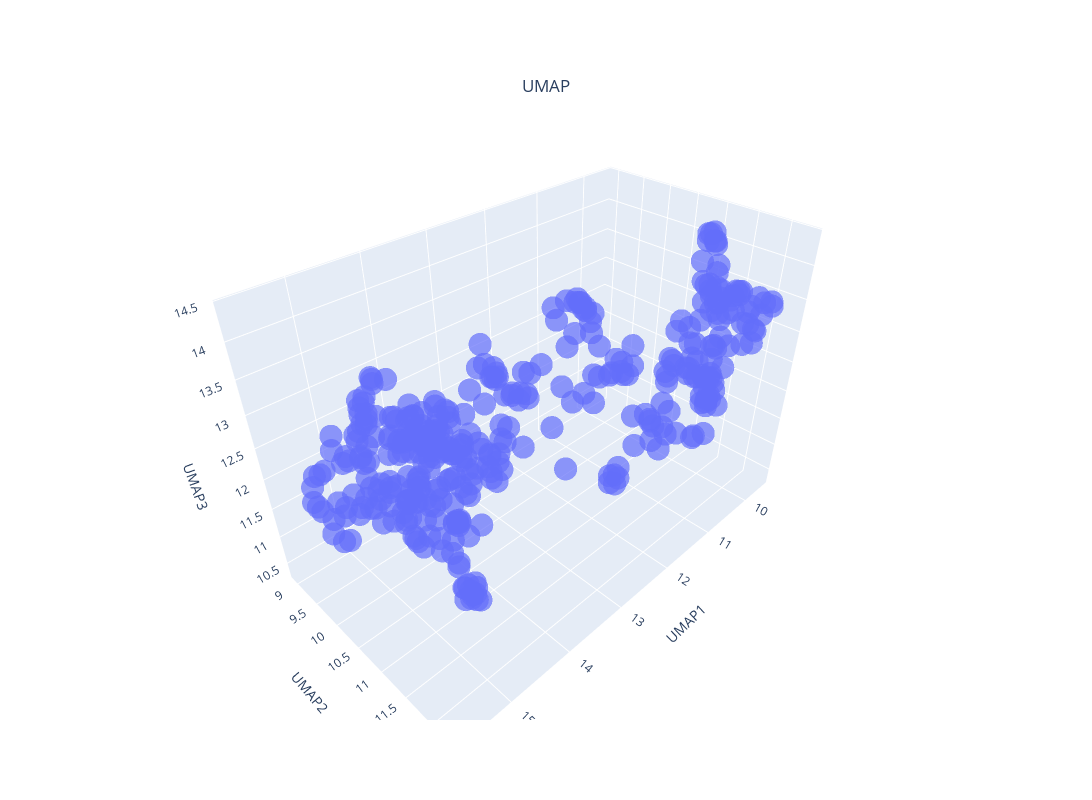

Notebook code for this chart:
### Code cell
fig = px.scatter_3d(x=umap_result[:, 0], y=umap_result[:, 1], z=umap_result[:, 2],
                    size_max=30, opacity=0.7,
                    title='UMAP',
                    labels = {"x" :"UMAP1", "y": "UMAP2", "z" : "UMAP3"})

fig.update_layout(title ="UMAP", title_x =0.5, title_y=0.9,width=1200, height=800)

fig.show()

### Figure 1 — Plotly figure (JSON) as saved in the notebook; plotly's stock layout.template omitted (floating-point values rounded to 4 significant figures; data arrays with more than 128 entries replaced by an {"elided": "..."} marker saying what was removed)
{"data": [{"hovertemplate": "UMAP1=%{x}<br>UMAP2=%{y}<br>UMAP3=%{z}<extra></extra>", "legendgroup": "", "marker": {"color": "#636efa", "opacity": 0.7, "symbol": "circle"}, "mode": "markers", "name": "", "scene": "scene", "showlegend": false, "type": "scatter3d", "x": {"elided": "376 float values"}, "y": {"elided": "376 float values"}, "z": {"elided": "376 float values"}}], "layout": {"height": 800, "legend": {"tracegroupgap": 0}, "scene": {"domain": {"x": [0, 1], "y": [0, 1]}, "xaxis": {"title": {"text": "UMAP1"}}, "yaxis": {"title": {"text": "UMAP2"}}, "zaxis": {"title": {"text": "UMAP3"}}}, "title": {"text": "UMAP", "x": 0.5, "y": 0.9}, "width": 1200}}
